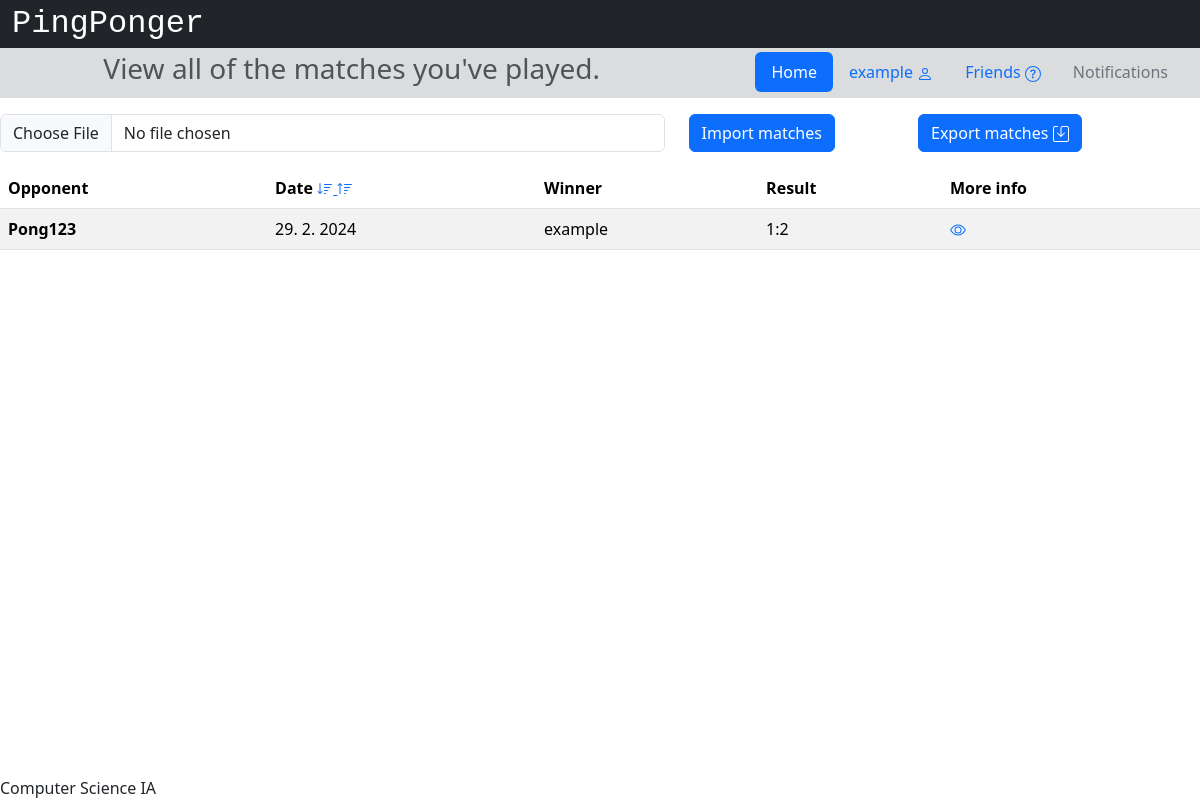
The page /pastmatches/sort/date/incr (signed in) on the database as committed earlier.
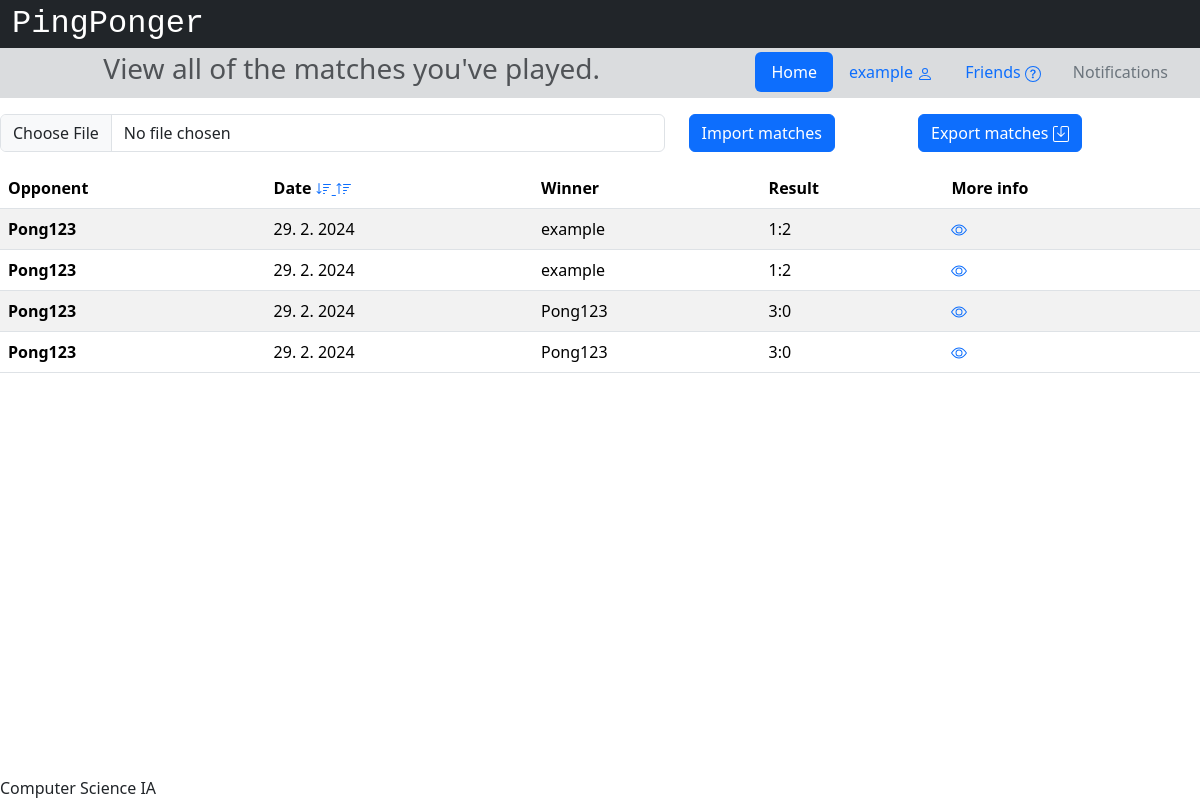
The same page on the database as committed later.
### app/models.py (models this page shows, shortened)
class User(db.Model, UserMixin):
    __tablename__ = 'users'
    id = db.Column(db.Integer, primary_key=True)
    username = db.Column(db.String(32), nullable=False)
    email = db.Column(db.String(320), index=True, unique=True, nullable=False)
    password_hash = db.Column(db.String(128))
    join_date = db.Column(db.DateTime(timezone=True), default=datetime.now)
    experience = db.Column(db.String(12))
    age_group = db.Column(db.String(6))
    location_id = db.Column(db.Integer, db.ForeignKey('locations.id'))
    location = db.relationship('Location', back_populates='users')
    notifications = db.Relationship('Notification', back_populates='user', order_by='Notification.id.desc()')

class Match(db.Model):
    __tablename__ = 'matches'
    id = db.Column(db.Integer, primary_key=True)
    unique = db.Column(db.String(10), nullable=False)
    notes = db.Column(db.Text())
    setiCount = db.Column(db.Integer)
    date = db.Column(db.DateTime(timezone=True))
    finished = db.Column(db.Boolean)
    confirmA = db.Column(db.Boolean)
    confirmB = db.Column(db.Boolean)
    friendship_id = db.Column(db.Integer, db.ForeignKey('friendships.id'))
    tag_id = db.Column(db.Integer, db.ForeignKey('tags.id'))
    location_id = db.Column(db.Integer, db.ForeignKey('locations.id'))
    friendship = db.relationship('Friendship', back_populates='matches')
    tag = db.relationship('Tag', back_populates='matches')
    location = db.relationship('Location', back_populates='matches')
    winner = db.Column(db.Integer)
    loser = db.Column(db.Integer)
    sets = db.relationship('Set', back_populates='match', lazy=True)
    def setCount(self):
        set1 = 0
        set2 = 0
        for i in self.sets:
            if i.winner != None:
                if i.scoreA > i.scoreB:
                    set1 += 1
                else:
                    set2 += 1
        return [set1, set2]

### app/views.py (the view)
@app.route('/pastmatches/sort/<what>/<type>')
@login_required
def pastmatchesSort(what, type):
    session['url'] = url_for('pastmatchesSort', what=what, type=type)
    d = Match.query.filter(or_(Match.winner==current_user.id, Match.loser==current_user.id))
    if what == "date":
        if type == "desc":
            d = d.order_by(Match.date.desc())
        elif type == "incr":
            d = d.order_by(Match.date)
    d = d.all()
    return render_template('pastmatches.html', user=current_user, User=User, matches=d)

### app/views.py (called while the page is built)
@login_manager.user_loader
def load_user(user_id):
    return User.query.get(int(user_id))

### app/templates/pastmatches.html (shortened to what this page needs)
{% extends "base.html" %}
{% block head %}
    {{ super() }}
{% endblock %}
{% block pagetitle %}View all of the matches you've played.{% endblock %}
{% block content %}
<div class="row">
    <div class="col-md-12">
        {% if matches|length == 0 %}
        <div class="text-center">
            <h3>You haven't played any matches yet.</h3>
            <a class="btn btn-warning" href="/members/friends">Invite a friend to a match</a>
        </div>
        {% else %}
        <div class="form-group row mt-3">
            <div class="col-9 mb-3">
                <form class="row" method=post enctype=multipart/form-data action="{{url_for('importMatch')}}">
                    <div class="col-9">
                        <input type=file class="form-control" name=file>
                    </div>
                    <div class="col-3">
                        <input type=submit class="btn btn-primary" value="Import matches">
                    </div>
                </form>
            </div>
            <div class="col-3 mb-3">
                <a class="btn btn-primary" href="{{url_for('export')}}">
                    Export matches
                </a>
            </div>
        </div>
        <table class="table table-striped table-hover">
            <thead>
            <tr>
                <th scope="col">Opponent</th>
                <th scope="col">Date
                    <a href="{{url_for('pastmatchesSort', what='date', type='desc')}}">
                    </a>
                    <a href="{{url_for('pastmatchesSort', what='date', type='incr')}}">
                    </a>
                </th>
                <th scope="col">Winner
                </th>
                <th scope="col">Result</th>
                <th scope="col">More info</th>
            </tr>
            </thead>
            <tbody>
                {% for i in matches %}
                    <tr>
                        {% if user.id == i.winner %}
                            <th scope="row">{{User.query.get(i.loser).username}}</th>
                        {% else %}
                            <th scope="row">{{User.query.get(i.winner).username}}</th>
                        {% endif %}
                        <td>{{i.date.day}}. {{i.date.month}}. {{i.date.year}}</td>
                        <td>{{User.query.get(i.winner).username}}</td>
                        {% set count = i.setCount() %}
                        <td>{{count[0]}}:{{count[1]}}</td>
                        <td>
                            <a href="{{url_for('oneMatch', id=i.id)}}">
                            </a>
                        </td>
                    </tr>
                {% endfor %}
            </tbody>
        </table>
        {% endif %}
    </div>
</div>
{% endblock %}

### app/templates/base.html (shortened to what this page needs)
<!DOCTYPE html>
<html lang="en">
    <head>
        {% block head %}
        <link href="https://cdn.jsdelivr.net/npm/bootstrap@5.3.2/dist/css/bootstrap.min.css" rel="stylesheet">
        <link rel="stylesheet" href="https://cdnjs.cloudflare.com/ajax/libs/font-awesome/4.7.0/css/font-awesome.min.css">
        <link rel="stylesheet" href="{{ url_for('static', filename='style.css') }}">
        {% endblock %}
    </head>
    <body>
        <div id="header">
            {% block header %}
            <div class="container-fluid">
                <div class="row bg-dark">
                    <a class="navbar-brand text-white" style="font-size: 2rem; font-family: var(--bs-font-monospace) !important;" href="/">PingPonger</a>
                </div>
                <div class="row bg-secondary bg-opacity-25 p-1">
                    <div class="col-7">
                        <h3 class="text-muted d-flex justify-content-center">
                            {% block pagetitle %}{% endblock %}
                        </h3>
                    </div>
                    <div class="col-5 d-flex justify-content-end">
                        <ul class="nav nav-pills">
                            <li class="nav-item">
                                <a class="nav-link active" href="/">Home</a>
                            </li>
                            <li class="nav-item">
                                {% if current_user.is_authenticated %}
                                    <li class="nav-item">
                                        <a class="nav-link" href="{{url_for('profile', username=current_user.username, userID=current_user.id)}}">{{current_user.username}}
                                        </a>
                                    </li>
                                    {% else %}
                                    <li class="nav-item">
                                        <a class="nav-link" href="/login">Log In</a>
                                    </li>
                                {% endif %}
                            </li>
                            <li class="nav-item">
                                <a class="nav-link" href="{{url_for('allusers', who='friends')}}">
                                        Friends
                                </a>
                            </li>
                            <li class="nav-item">
                                <a class="nav-link text-secondary" href="/notifications">Notifications</a>
                            </li>
                        </ul>
                    </div>
                </div>
            </div>
            {% endblock %}
        </div>
        <div id="content">{% block content %}{% endblock %}</div>
        <div id="footer" class="fixed-bottom">
            {% block footer %}
            Computer Science IA
            {% endblock %}
        </div>
    </body>
</html>

### app/static/style.css (style rules this page uses)
div { text-align: justify; text-justify: inter-word; }

Rows that differ between the two databases and show on the page:
added Match: query.get "Pong123", date.day "29", date.month "2", date.year "2024", query.get "example", finished "1", count "2"
now on this page (row edited): Match: query.get "Pong123", date.day "29", date.month "2", date.year "2024", setiCount "3", count "0"
added Match: query.get "Pong123", date.day "29", date.month "2", date.year "2024", setiCount "3", count "0"
